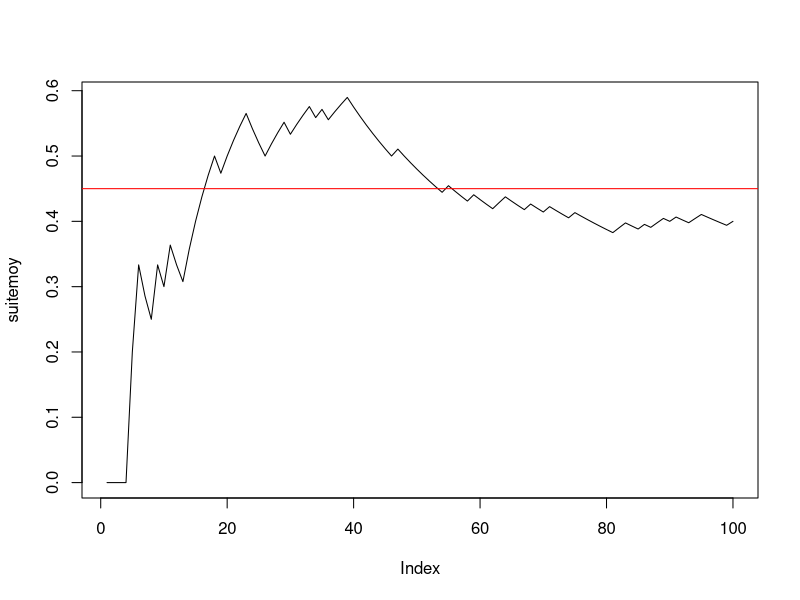

Reproduce this figure in R. (Note: this script raises an error after producing the figure.)

#--------question 1------------
(n <- 100)
(p <- 0.45)
(x <- rbinom(n, 1, p))
#--------question 2------------
cumsum(x)
(taille <- 1:n)
(suitemoy <- cumsum(x) / taille)
#--------question 3------------
plot(suitemoy, type = "l")
abline(h = p, col = "red")






















###################################################
#------------Exercice 2------------------------

#--------question 1------------
(n <- 100)
(mu <- -2)
(sigma <- 2)
rm(xg)
(xg <- rnorm(n, mu, sigma))
#--------question 2------------
cumsum(xg)
rm(taille)
(taille <- 1:n)
rm(suitemoyg)
suitemoyg
(suitemoyg <- cumsum(xg) / taille)
#--------question 3------------
plot(suitemoyg, type = "l", ylim = c(-10, 6))
abline(h = mu, col = "red")







###################################################
#------------Exercice 3------------------------
###################################################

#---------question 1--------------------------
mu <- -2
sigma <- 2
n <- 5
rm(x) # efface l'objet précedemment créé x
(x <- rnorm(n, mu, sigma)) # echantillon de n tirages de X
(moyx <- mean(x)) # moyenne de l'échantillon de taille n x

#---------question 2--------------------------
(y <- rnorm(n, mu, sigma)) # second echantillon de n tirages de X
(moyy <- mean(y)) # moyenne de l'échantillon y
(rbind(x, y) -> M) # range les deux échantillons dans M à 2 lignes et n colonnes
rowMeans(M)

#---------question 3--------------------------
N <- 1000
Mdata <- matrix(rnorm(n * N, mu, sigma), ncol = n, byrow = T) # N échantillons de taille n disposés en lignes
dim(Mdata) # dimension de la matrice N lignes et n colonnes


#---------question 4--------------------------
(rowMeans(Mdata) -> moyennes) # calcule les moyennes pour les N, n-échantillons tirés.
apply(Mdata, MARGIN = 1, mean) # alternative pour effectuer les moyennes en ligne

#---------question 5--------------------------
mean(moyennes) # moyenne empirique des N réalisations de Xbar_n
sd(moyennes) * sqrt((length(moyennes) - 1) / length(moyennes)) # ecart-type empirique
sd(moyennes) # écart-type estimé sans biais = ecart-type empirique corrigé

#---------question 6--------------------------
hist(moyennes, prob = T, main = "Répartition de la moyenne empirique des Xi, i=1,....,n") # la répartition observée de Xbar_n
(abs <- seq(1.2 * min(moyennes), 1.2 * max(moyennes), (max(moyennes) - min(moyennes)) / 100))
points(abs, dnorm(abs, mu, sigma / sqrt(n)), col = 2, type = "l")
abline(v = mean(moyennes), col = 3, lty = "dashed") # moyenne de l'échantillon
abline(v = mu, col = 2) # moyenne théorique mu de la loi de Xbar
# belle adéquation de l'échantillon à la normale, que l'on peut verifier avec dte de Henry
qqnorm(moyennes) # les points sont presque alignés la loi de Xbar_n est donc bien normale
qqline(moyennes, col = 2) # autour de la droite rouge qui passe par les deux points
# (1er quartile theo de la centrée réduite,1er quartile empirique) et
# (3ieme quartile theo de la centrée réduite,3ieme quartile empirique)
# mean(echantillon) et écart-type empirique sd(échantillon)*sqrt((n-1)/n). e
# En effet si on ajoute la droite passant par ces deux points elle se confond
# avec qqline. droite de Henry

(x1 <- qnorm(0.25))
(x2 <- qnorm(0.75))
(y1 <- quantile(moyennes, 0.25, type = 1))
(y2 <- quantile(moyennes, 0.75, type = 1))
abline(y1 - (y2 - y1) * x1 / (x2 - x1), (y2 - y1) / (x2 - x1), col = 3) # droite de Henry

#----------question 7-------------------------
moyennecr <- sqrt(n) * (moyennes - mu) / sigma
hist(moyennecr, prob = T, main = "Répartition observée de la moyenne empirique centrée réduite")
(abscr <- seq(1.2 * min(moyennecr), 1.2 * max(moyennecr), (max(moyennecr) - min(moyennecr)) / 100))
points(abscr, dnorm(abscr), col = 2, type = "l")
abline(v = mean(moyennecr), col = 3, lty = "dashed") # moyenne empirique de l'échantillon
abline(v = 0, col = 2) # moyenne théorique  de la loi normale centrée réduite

qqnorm(moyennecr)
qqline(moyennecr) # droite de Henry

#-----------question 8------------
n <- 50
# puis réexecuter les lignes 67 à 107 : la loi reste gaussienne mais
# l'écart-type de Xbarn est plus petit avec n=50 qu'avec n=2
sd(moyennes)
sigma / sqrt(n)

n <- 2
# puis réexecuter les lignes 67 à 107 : LA LOI EST TOUJOURS GAUSSIENNE MEME AVEC n PETIT
# C'EST UNE PROPRIETES CARACTÉRISTIQUE DE LA LOI NORMALE MAIS QUI NE S'APPLIQUE PAS AUX AUTRES
# LOIS COMME PAR EX A LA BERNOULLI ==> VOIR EXO SUIVANT
sd(moyennes)
# l'écart type empirique est EN REVANCHE plus faible avec n=2 qu'avec n=50 :
# normal il estime sigma/sqrt(n) or :
sigma / sqrt(n)

#####################################################################################
# CE QU'IL FAUT RETENIR DE CET EXERCICE : LA LOI DE XBAR EST GAUSSIENNE SI L'ÉCHANTILLON EST
# GAUSSIEN ET DE TAILLE QUELCONQUE n. LE RESULTAT DU THEOREME CENTRAL LIMITE EST VRAI DANS CE CAS
# POUR TOUT n ET PAS SEULEMENT POUR n GRAND
###################################################################################

###################################################
#------------Exercice 4------------------------
###################################################

#---------question 1--------------------------
p <- 0.45
n <- 5
N <- 100
rm(Mdata) # efface l'objet précedemment créé Mdata

Mdata <- matrix(rbinom(n * N, 1, p), ncol = n, byrow = T) # N échantillons de taille n disposés en lignes
dim(Mdata) # dimension de la matrice N lignes et n colonnes

(rowMeans(Mdata) -> moyennes) # calcule les moyennes pour les N, n-échantillons tirés.


mean(moyennes) # moyenne empirique des N réalisations de Xbar_n
sd(moyennes) * sqrt((length(moyennes) - 1) / length(moyennes)) # ecart-type empirique
sd(moyennes) # écart-type estimé sans biais = ecart-type empirique corrigé

#---------histogramme de xbar_n--------------------------
hist(moyennes, prob = T, ylim = c(0, max(dnorm(p, p, sqrt(p * (1 - p) / n)), 4)), main = "Répartition de la moyenne empirique des Xi, i=1,....,n") # la répartition observée de Xbar_n
(abs <- seq(.8 * min(moyennes), 1.2 * max(moyennes), (max(moyennes) - min(moyennes)) / 100))
points(abs, dnorm(abs, p, sqrt(p * (1 - p) / n)), col = 2, type = "l")
abline(v = mean(moyennes), col = 3, lty = "dashed") # moyenne de l'échantillon
abline(v = p, col = 2) # moyenne théorique mu de la loi de Xbar
qqnorm(moyennes) # vraiment pas gaussien !
qqline(moyennes, col = 2)
# AUCUNE ADEQUATION  de l'échantillon à la normale CAR n EST TROP PETIT ET LE TCL N'EST
# PAS VERIFIE. ON REFAIT LA SIMUL AVEC n=200 :

n <- 200
# puis réeéxuter les lignes 142 à 161

# EUREKA CA MARCHE BEAUCOUP MIEUX ET ON A BIEN UNE REPARTITION GAUSSIENNE CAR n EST SUFFISAMMENT GRAND POUR
# QUE LE TCL SOIT VERIFIE !
######################################

qqnorm(moyennes)
qqline(moyennes, col = "red")

# Si on augmente N on améliore l'estimation de la densité de Xbarn par l'histogramme
# des N réalisations de Xbarn mais si n est petit on n'observe pas un histogramme
# ressemblant à une gaussienne puisque le TCL ne s'applique que si n est assez grand.
# Essayer avec
N <- 1000
n <- 4
# puis lignes 142 à 159.
N <- 1000
n <- 100
# puis lignes 142 à 159.